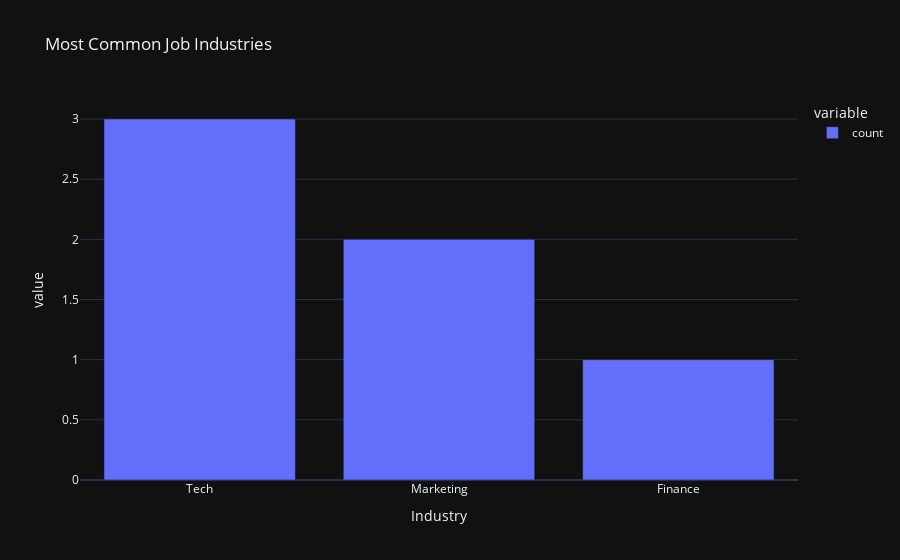

Notebook code cell kept with this figure:
### Code cell
import plotly.express as px


industry_counts = experience_df['Industry'].value_counts().head(5)


# Step 3: Create a bar chart using Plotly
fig = px.bar(industry_counts, title="Most Common Job Industries")
fig.show()

### Figure 1 — Plotly figure (JSON) as saved in the notebook; plotly's stock layout.template omitted (floating-point values rounded to 4 significant figures)
{"data": [{"alignmentgroup": "True", "hovertemplate": "variable=count<br>Industry=%{x}<br>value=%{y}<extra></extra>", "legendgroup": "count", "marker": {"color": "#636efa", "pattern": {"shape": ""}}, "name": "count", "offsetgroup": "count", "orientation": "v", "showlegend": true, "textposition": "auto", "x": ["Tech", "Marketing", "Finance"], "xaxis": "x", "y": [3, 2, 1], "yaxis": "y", "type": "bar"}], "layout": {"xaxis": {"anchor": "y", "domain": [0.0, 1.0], "title": {"text": "Industry"}}, "yaxis": {"anchor": "x", "domain": [0.0, 1.0], "title": {"text": "value"}}, "legend": {"title": {"text": "variable"}, "tracegroupgap": 0}, "title": {"text": "Most Common Job Industries"}, "barmode": "relative"}}
